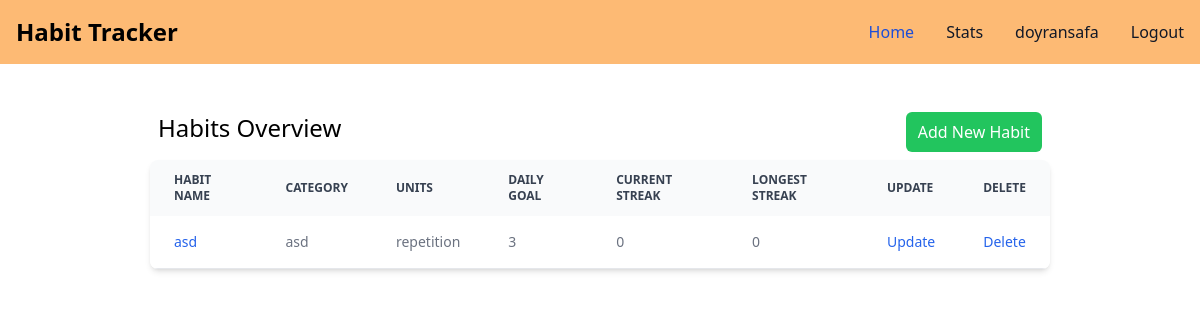
Before: / (signed in) with the older database file.
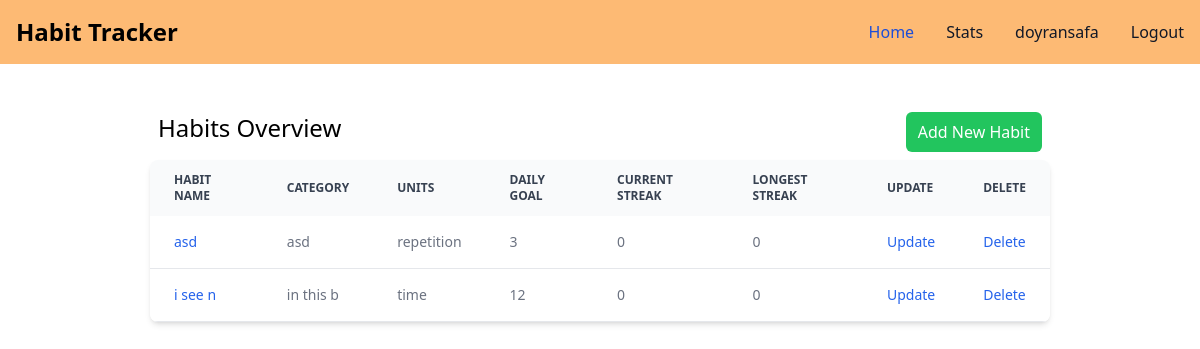
After: the same page with the newer database file.
### habits/models.py (models this page shows, shortened)
class Habit(models.Model):
    UNIT_CHOICES = (('time', 'Time (minutes)'), ('repetition',
                    'Repetition'), ('distance', 'Distance (km)'), ('check', 'Check'))
    name = models.CharField(max_length=150)
    category = models.CharField(max_length=150)
    created_at = models.DateTimeField(auto_now_add=True)
    units = models.CharField(max_length=50, choices=UNIT_CHOICES)
    goal = models.PositiveIntegerField(help_text="If you select 'Check' as the units, the goal will be set to 1 automatically.")
    user = models.ForeignKey(User, on_delete=models.CASCADE)
    def get_entry_dates(self):
        datetime_list = self.habitentry_set.values_list('entry_date', flat=True).order_by('-entry_date')
        return datetime_list
    def get_current_streak(self):
        today = date.today()
        entry_dates = self.get_entry_dates()
        current_streak = 0
        if today not in entry_dates:
            return current_streak
        else:
            for i, entry in enumerate(entry_dates):
                if (today - entry).days == i:
                    current_streak += 1
        return current_streak
    def get_longest_streak(self):
        entry_dates = self.get_entry_dates()
        longest_streak = 1 if len(entry_dates) else 0
        return longest_streak

### habits/views.py (the view)
# urls.py: path('', HabitListView.as_view(), name='habit_list'),
class HabitListView(LoginRequiredMixin, ListView):
    model = Habit
    template_name = 'index.html'
    context_object_name = 'habit_list'
    login_url = "auth/login"
    def get_queryset(self):
        return Habit.objects.filter(user=self.request.user)

### habits/templates/index.html
{% extends 'base.html' %} {% block habit_list %}
<div class="grid">
    <div class="place-self-center w-3/4">
        <div class='flex justify-between mt-10 p-2'>
            <h1 class='text-2xl'>Habits Overview</h1>
            <a href="{%url 'create_habit'%}">
            <button class="bg-green-500 text-white rounded-md px-3 py-2">Add New Habit</button>
            </a>
        </div>
        <div class="relative overflow-x-auto shadow-md sm:rounded-lg">
            <table
                class="w-full text-sm text-left text-gray-500 dark:text-gray-400"
            >
                <thead
                    class="text-xs text-gray-700 uppercase bg-gray-50 dark:bg-gray-700 dark:text-gray-400"
                >
                    <tr>
                        <th scope="col" class="px-6 py-3">Habit name</th>
                        <th scope="col" class="px-6 py-3">Category</th>
                        <th scope="col" class="px-6 py-3">Units</th>
                        <th scope="col" class="px-6 py-3">Daily Goal</th>
                        <th scope="col" class="px-6 py-3">Current Streak</th>
                        <th scope="col" class="px-6 py-3">Longest Streak</th>
                        <th scope="col" class="px-6 py-3">Update</th>
                        <th scope="col" class="px-6 py-3">Delete</th>
                    </tr>
                </thead>
                <tbody>
                    {% for habit in habit_list %}
                    <tr
                        class="bg-white border-b dark:bg-gray-900 dark:border-gray-700"
                    >
                        <th
                            scope="row"
                            class="px-6 py-4 font-medium text-gray-900 whitespace-nowrap dark:text-white"
                        >
                            <a
                                href="{% url 'habit_details' habit.id %}"
                                class="font-medium text-blue-600 dark:text-blue-500 hover:underline"
                                >{{habit.name}}</a
                            >
                        </th>
                        <td class="px-6 py-4">{{habit.category}}</td>
                        <td class="px-6 py-4">{{habit.units}}</td>
                        <td class="px-6 py-4">{{habit.goal}}</td>
                        <td class="px-6 py-4">{{habit.get_current_streak}}</td>
                        <td class="px-6 py-4">{{habit.get_longest_streak}}</td>
                        <td class="px-6 py-4">
                            <a
                                href="{% url 'update_habit' habit.id %}"
                                class="font-medium text-blue-600 dark:text-blue-500 hover:underline"
                                >Update</a
                            >
                        </td>
                        <td class="px-6 py-4">
                            <a
                                href="{% url 'delete_habit' habit.id %}"
                                class="font-medium text-blue-600 dark:text-blue-500 hover:underline"
                                >Delete</a
                            >
                        </td>
                    </tr>
                    {% endfor %}
                </tbody>
            </table>
        </div>
    </div>
</div>
{% endblock habit_list %}

Changed rows visible on the page:
added Habit: name "i see n", category "in this b", units "time", goal "12", get_current_streak "0", get_longest_streak "0"
